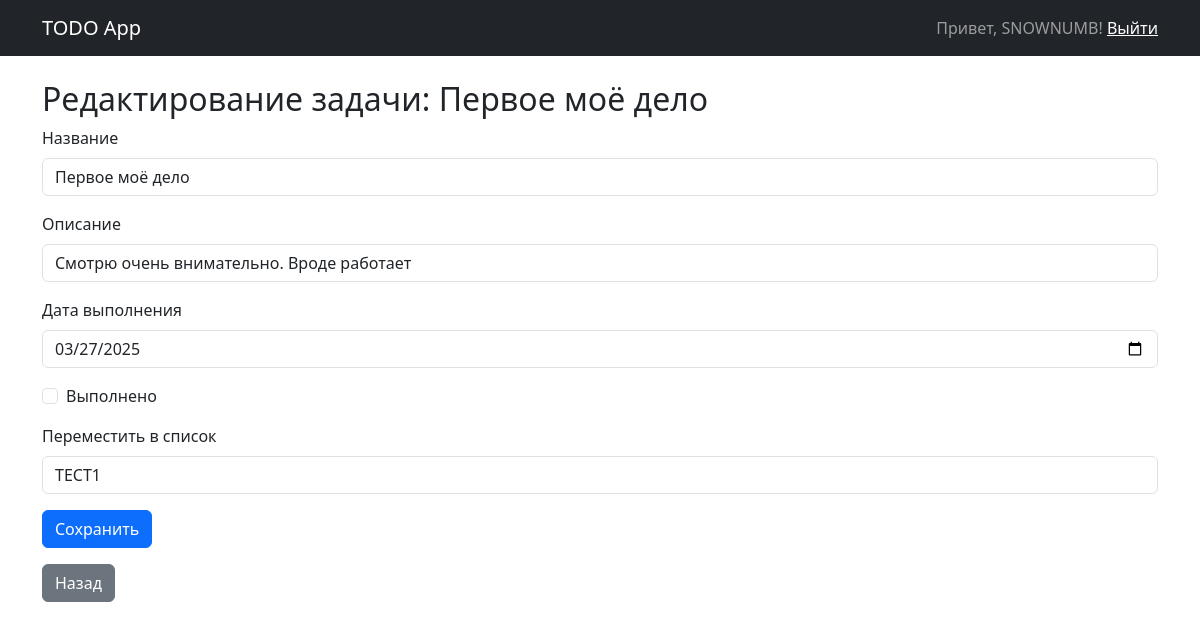
/todos/1/edit/ (signed in), run on the app's committed database.
### todos/models.py (models this page shows, shortened)
class Todo(models.Model):
    title = models.CharField(max_length=255)
    description = models.TextField(blank=True)
    due_date = models.DateField()
    status = models.BooleanField(default=False)
    todo_list = models.ForeignKey(TodoList, on_delete=models.CASCADE, related_name="todos")

class TodoList(models.Model):
    title = models.CharField(max_length=255)
    description = models.TextField(blank=True)
    user = models.ForeignKey(User, on_delete=models.CASCADE, related_name="todo_lists")

### todos/views.py (the view, shortened to what this page needs)
# urls.py: path('todos/<int:id>/edit/', views.edit_todo, name='edit_todo'),
@login_required
def edit_todo(request, id):
    todo = get_object_or_404(Todo, id=id, todo_list__user=request.user)
    todo_lists = TodoList.objects.filter(user=request.user)
    return render(request, 'todos/edit_todo.html', {'todo': todo, 'todo_lists': todo_lists})

### todos/templates/todos/edit_todo.html (shortened to what this page needs)
{% extends 'base.html' %}
{% block content %}
<h2>Редактирование задачи: {{ todo.title }}</h2>
<form method="post">
    <div class="mb-3">
        <label class="form-label">Название</label>
        <input type="text" name="title" class="form-control" value="{{ todo.title }}" required>
    </div>
    <div class="mb-3">
        <label class="form-label">Описание</label>
        <input type="text" name="description" class="form-control" value="{{ todo.description }}" required>
    </div>
    <div class="mb-3">
        <label class="form-label">Дата выполнения</label>
        <input type="date" name="due_date" class="form-control" value="{{ todo.due_date|date:'Y-m-d' }}" required>
    </div>
    <div class="mb-3 form-check">
        <input type="checkbox" name="status" class="form-check-input" {% if todo.status %}checked{% endif %}>
        <label class="form-check-label">Выполнено</label>
    </div>
    <div class="mb-3">
        <label class="form-label">Переместить в список</label>
        <select name="todo_list" class="form-control">
            {% for list in todo_lists %}
                <option value="{{ list.id }}" {% if list.id == todo.todo_list.id %}selected{% endif %}>
                    {{ list.title }}
                </option>
            {% endfor %}
        </select>
    </div>
    <button type="submit" class="btn btn-primary">Сохранить</button>
</form>
<a href="{% url 'todo_list_detail' todo.todo_list.id %}" class="btn btn-secondary mt-3">Назад</a>
{% endblock %}

### templates/base.html (shortened to what this page needs)
<!DOCTYPE html>
<html lang="ru">
<head>
    {% load static %}
    <link rel="stylesheet" href="{% static 'bootstrap/css/bootstrap.css' %}">
</head>
<body>
    <nav class="navbar navbar-expand-lg navbar-dark bg-dark">
        <div class="container">
            <a class="navbar-brand" href="{% url 'todo_lists' %}">TODO App</a>
            {% if user.is_authenticated %}
                <span class="navbar-text">Привет, {{ user.username }}! <a href="{% url 'logout' %}">Выйти</a></span>
            {% else %}
                <a class="navbar-text" href="{% url 'login' %}">Войти</a>
            {% endif %}
        </div>
    </nav>
    <div class="container mt-4">
        {% block content %}{% endblock %}
    </div>
</body>
</html>

### data on the page
Todo: title "Первое моё дело", description "Смотрю очень внимательно. Вроде работает", due_date "03/27/2025", todo_list "ТЕСТ1"

### other printed values
{{ user.username }} "SNOWNUMB"
